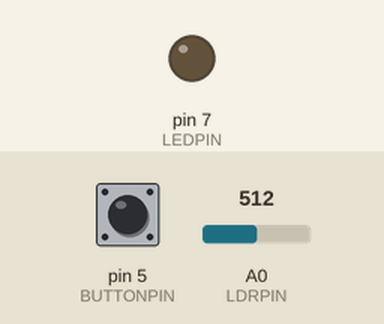
Simulated run of this sketch. Board: Arduino Uno, built for the host (arithmetic inside an expression is 32-bit, double 64-bit). Parts: output pins drawn as LEDs (lit = HIGH). The test bench sets the inputs (shaded band); at power-on: pin 5 (BUTTONPIN) LOW, A0 (LDRPIN) = 512. WiFi joins after 1.5 s; servers stay silent unless stated; no MQTT or app messages arrive unless stated; what the sketch prints to the serial monitor is not drawn.

Above: at 2.7 s.
2.8 s: pin 5 (BUTTONPIN) pulled HIGH for 0.15 s
At 2.87 s:
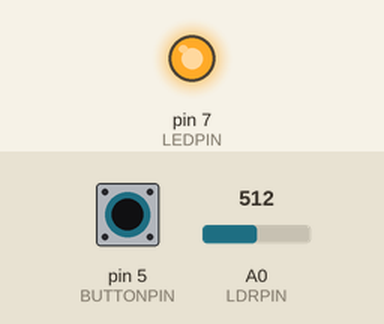
8.9 s: pin 5 (BUTTONPIN) pulled HIGH for 3.2 s
At 13.5 s:
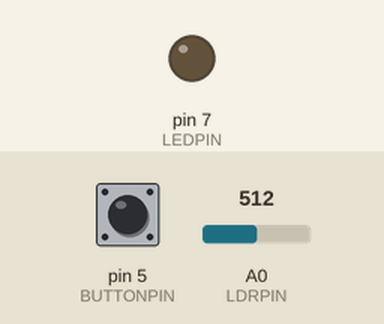
Timing chart, 0 to 14.6 s (numbered marks = the images above; inputs shaded):
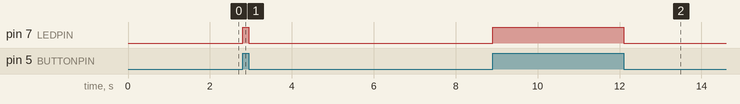

Measured:
- after the input at 2.8 s, pin 7 (LEDPIN): LOW → HIGH at once, → LOW 0.15 s later
- after the input at 8.9 s, pin 7 (LEDPIN): LOW → HIGH at once, → LOW 3.2 s later

The sketch:

MQTT_IR_9_0.ino
```cpp
//** INCLUDES
#include <SPI.h>
#include <Ethernet.h>
#include <PubSubClient.h>
#include <IRremote.h>
#include <String.h>
#include <RCSwitch.h>

//** DEFINES
// PIN-DEFINES
#define BUTTONPIN 5     	// the number of the pushbutton pin
#define LEDPIN 7      		// the number of the LED pin
#define LDRPIN A0 			//analog pin 0
#define IRRECEIVERPIN 9
// MQTT-DEFINES
#define MQTTSERVER "loki"
#define CLIENTID "MDArduino"
#define INTOPIC "soll/schlafzimmer-david/arduino/#"
#define OUTTOPIC "MDoutTopic"
// SERIAL-DEFINES
#define BAUDRATE 19200

//** GLOBALS
// Ethernet
byte mac[]    = { 0x90, 0xA2, 0xDA, 0x0E, 0xDB, 0xAE };	// Update these with values suitable for your network.
// used vars
long previousMillis = 0;
bool bLightState = LOW;
bool bButtonState = LOW;
int LDRReading;
String txt;

//** INSTANCES
// Open IR-instances
IRrecv ir_receiver(IRRECEIVERPIN);
decode_results results;
IRsend irsender;
// Open ethernet-instance
EthernetClient ethClient;
// Open MQTT-instance
void callback(char* topic, byte* payload, unsigned int length);	// Callback function header
PubSubClient client(MQTTSERVER, 1883, callback, ethClient);

//** FUNCTIONS
// Callback function
void callback(char* topic, byte* payload, unsigned int length)
{
    // In order to republish this payload, a copy must be made
    // as the orignal payload buffer will be overwritten whilst
    // constructing the PUBLISH packet.

    // Allocate the correct amount of memory for the payload copy
    byte* p = (byte*)malloc(length);
    // Copy the payload to the new buffer
    memcpy(p,payload,length);
    client.publish(OUTTOPIC, p, length);
    handle_command(p,length);
    // Free the memory
    free(p);
}

String dump(const decode_results* results)
{
    const int protocol = results->decode_type;
    String message;

    //Serial.print("Protocol: ");
    if (protocol == UNKNOWN)
    {
        Serial.println("not recognized.");
    }
    else
    {
        message += "CR/?0001?0001?";
        if (protocol == NEC)
        {
            message +="NEC";
        }
        else if (protocol == SONY)
        {
            message +="SONY";
        }
        else if (protocol == RC5)
        {
            message +="RC5";
        }
        else if (protocol == RC6)
        {
            message +="RC6";
        }
        message +="-";
        message += results->bits;
        message +="-";
        message += results->value;
    }
    Serial.println(message);
    return (message);
}

void handle_command(byte* bCmd, int length)
{
    String sCmd;
    String sLDR;
    // (5 gibt die Anzahl der Parameter an)
    Serial.print("COMMAND: ");
    for (int i=0; i < length; i++)
    {
        sCmd += char(bCmd[i]) ;
    }
    // LDR
    if(sCmd=="CE/LDR")
    {
        int LDRReading = analogRead(LDRPIN);
        Serial.print("LDR: ");
        Serial.println(LDRReading);
        sLDR = "LDR: ";
        sLDR += String(LDRReading);
        char cLDR[sLDR.length()];
        sLDR.toCharArray(cLDR, sLDR.length());
        client.publish(OUTTOPIC, cLDR);
    }
    char cCmd[sCmd.length()+1];
    sCmd.toCharArray(cCmd, sCmd.length()+1);
    Serial.println(cCmd);
    char* line = cCmd;
    strsep(&line, "/"); //Pointer von "/"
    char* path = strsep(&line, "/");  // Beginn von path auf das erste "/"
    // Das erste Zeichen des zu parsenden Strings ist das nach dem entfernten "/"

    char* args[5];
    // (5 gibt die Anzahl der Parameter an)
    for (char** ap = args; (*ap = strsep(&path, "?")) != NULL;)
        if (**ap != '\0')
            // Bis der Uebergabestring zu ende ist...
            if (++ap >= &args[5])
                // ... werden alle mit "?" getrennten Teilstrings als CharArrays gespeichert (5 gibt die Anzahl der Parameter an)
                break;
    const int device = atoi(args[0]);
    // Das device-Char wird in ein i_Zahl umgewandelt
    const int typ = atoi(args[1]);
    // Das device-Char wird in ein i_Zahl umgewandelt
    char* protocol = "NEC";
    const int bits = atoi(args[3]);
    // Das bits-Char wird in ein i_Zahl umgewandelt
    const long value = atol(args[4]);
    // Das value-Char wird in ein f_Zahl umgewandelt
    Serial.print("Befehl: Device: ");
    Serial.print(device);
    Serial.print(", Typ: ");
    Serial.print(typ);
    Serial.print(", Protocol: ");
    Serial.print(args[2]);
    Serial.print(", Bits: ");
    Serial.print(bits);
    Serial.print(", Value: ");
    Serial.println(value);
    // DEBUG: Alle Parameter werden auf der Konsole ausgegeben
    switch(typ)
        // Unterscheidung der Protokolle
    {
    case 1:
    {
        Serial.print("Befehl = SENDE IR");
        Serial.print(" --> Protocol: ");
        Serial.print(args[2]);
        Serial.print(", Bits: ");
        Serial.print(bits);
        Serial.print(", Value: ");
        Serial.println(value);
        Serial.println();
        irsender.sendNEC(value, bits);
        // DEBUG: Alle IR-Sende-Parameter werden auf der Konsole ausgegeben
    }
    break;
    case 2:
    {
        Serial.println("Befehl = SENDE RF");
    }
    break;
    default:
    {
        Serial.println("Befehl nicht gefunden");
    }
    break;
    }
    bButtonState = digitalRead(BUTTONPIN);         // variable for reading the pushbutton status
    if (bButtonState == HIGH)
    {
        // turn LED on:
        digitalWrite(LEDPIN, HIGH);
    }
}

// SETUP
void setup()
{
    // initialize the LED pin as an output:
    pinMode(LEDPIN, OUTPUT);
    // initialize the pushbutton pin as an input:
    pinMode(BUTTONPIN, INPUT);
    Serial.begin(BAUDRATE);
    ir_receiver.enableIRIn();
    Ethernet.begin(mac);
    Serial.print("server is at ") ;
    Serial.println(Ethernet.localIP()) ;
    int connRC = client.connect(CLIENTID) ;
    if (connRC)
    {
        client.publish(OUTTOPIC,"Hi I am the new Arduino!");
        Serial.print("Arduino published a message to: ") ;
        Serial.println(OUTTOPIC) ;
        client.subscribe(INTOPIC) ;
        Serial.print("Arduino subscribed to: ") ;
        Serial.println(INTOPIC) ;
    }
    else
    {
        Serial.println(connRC) ;
    }
}

// MAINLOOP
void loop()
{
    //LDR
    unsigned long currentMillis = millis();
    LDRReading = analogRead(LDRPIN);
    String sLDR;
    //  if(currentMillis - previousMillis > 5000)
    //  {
    // save the last time LDR been updated
    //previousMillis = currentMillis;
    if(LDRReading >= 70 && bLightState == LOW)
    {
        //sLDR = "Light: ON (";
        bLightState = HIGH;
        sLDR = "Light: ON (";
        delay(100);
        LDRReading = analogRead(LDRPIN);
        sLDR += String(LDRReading);
        sLDR += ")";
        char cLDR[sLDR.length()+1];
        sLDR.toCharArray(cLDR, sLDR.length()+1);
        client.publish(OUTTOPIC, cLDR);
        client.publish("MD/LIGHT", cLDR);
        sLDR ="";
    }
    if(LDRReading <= 70 && bLightState == HIGH)
    {
        //sLDR = "Light: OFF (";
        bLightState = LOW;
        sLDR = "Light: OFF (";
        delay(100);
        LDRReading = analogRead(LDRPIN);
        sLDR += String(LDRReading);
        sLDR += ")";
        char cLDR[sLDR.length()+1];
        sLDR.toCharArray(cLDR, sLDR.length()+1);
        client.publish(OUTTOPIC, cLDR);
        client.publish("MD/LIGHT", cLDR);
        sLDR ="";
    }

    if (ir_receiver.decode(&results))
    {
        txt += dump(&results);
        ir_receiver.resume();
        char ssid[txt.length()];
        txt.toCharArray(ssid, txt.length());
        client.publish(OUTTOPIC,ssid);
        Serial.println(txt);
        txt = "";
    }
    client.loop();
    bButtonState = digitalRead(BUTTONPIN);
    if (bButtonState == HIGH)
    {
    // turn LED on:
    digitalWrite(LEDPIN, HIGH);
    }
    else {
    // turn LED off:
    digitalWrite(LEDPIN, LOW);
    }
}
```
